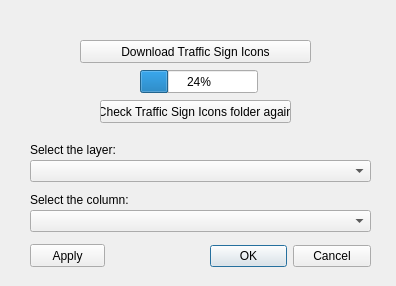
<?xml version="1.0" encoding="UTF-8"?>
<ui version="4.0">
 <class>mapillary_traffic_signsDialogBase</class>
 <widget class="QDialog" name="mapillary_traffic_signsDialogBase">
  <property name="geometry">
   <rect>
    <x>0</x>
    <y>0</y>
    <width>396</width>
    <height>286</height>
   </rect>
  </property>
  <property name="windowTitle">
   <string>Mapillary Traffic Signs</string>
  </property>
  <widget class="QDialogButtonBox" name="button_box">
   <property name="geometry">
    <rect>
     <x>210</x>
     <y>240</y>
     <width>161</width>
     <height>32</height>
    </rect>
   </property>
   <property name="orientation">
    <enum>Qt::Horizontal</enum>
   </property>
   <property name="standardButtons">
    <set>QDialogButtonBox::Cancel|QDialogButtonBox::Ok</set>
   </property>
  </widget>
  <widget class="QLabel" name="labelFolderStatus">
   <property name="geometry">
    <rect>
     <x>20</x>
     <y>10</y>
     <width>341</width>
     <height>20</height>
    </rect>
   </property>
   <property name="text">
    <string/>
   </property>
  </widget>
  <widget class="QPushButton" name="downloadTrafficSignIcons">
   <property name="geometry">
    <rect>
     <x>80</x>
     <y>40</y>
     <width>231</width>
     <height>23</height>
    </rect>
   </property>
   <property name="text">
    <string>Download Traffic Sign Icons</string>
   </property>
  </widget>
  <widget class="QPushButton" name="checkLabelFolderStatus">
   <property name="geometry">
    <rect>
     <x>100</x>
     <y>100</y>
     <width>191</width>
     <height>23</height>
    </rect>
   </property>
   <property name="text">
    <string>Check Traffic Sign Icons folder again</string>
   </property>
  </widget>
  <widget class="QProgressBar" name="downloadProgressBar">
   <property name="geometry">
    <rect>
     <x>140</x>
     <y>70</y>
     <width>118</width>
     <height>23</height>
    </rect>
   </property>
   <property name="value">
    <number>24</number>
   </property>
  </widget>
  <widget class="QComboBox" name="layerSelection">
   <property name="geometry">
    <rect>
     <x>30</x>
     <y>160</y>
     <width>341</width>
     <height>22</height>
    </rect>
   </property>
  </widget>
  <widget class="QComboBox" name="columnSelection">
   <property name="geometry">
    <rect>
     <x>30</x>
     <y>210</y>
     <width>341</width>
     <height>22</height>
    </rect>
   </property>
  </widget>
  <widget class="QLabel" name="label">
   <property name="geometry">
    <rect>
     <x>30</x>
     <y>140</y>
     <width>111</width>
     <height>20</height>
    </rect>
   </property>
   <property name="text">
    <string>Select the layer:</string>
   </property>
  </widget>
  <widget class="QLabel" name="label_2">
   <property name="geometry">
    <rect>
     <x>30</x>
     <y>190</y>
     <width>111</width>
     <height>20</height>
    </rect>
   </property>
   <property name="text">
    <string>Select the column:</string>
   </property>
  </widget>
  <widget class="QPushButton" name="applyButton">
   <property name="geometry">
    <rect>
     <x>30</x>
     <y>244</y>
     <width>75</width>
     <height>23</height>
    </rect>
   </property>
   <property name="text">
    <string>Apply</string>
   </property>
  </widget>
 </widget>
 <resources/>
 <connections>
  <connection>
   <sender>button_box</sender>
   <signal>accepted()</signal>
   <receiver>mapillary_traffic_signsDialogBase</receiver>
   <slot>accept()</slot>
   <hints>
    <hint type="sourcelabel">
     <x>20</x>
     <y>20</y>
    </hint>
    <hint type="destinationlabel">
     <x>20</x>
     <y>20</y>
    </hint>
   </hints>
  </connection>
  <connection>
   <sender>button_box</sender>
   <signal>rejected()</signal>
   <receiver>mapillary_traffic_signsDialogBase</receiver>
   <slot>reject()</slot>
   <hints>
    <hint type="sourcelabel">
     <x>20</x>
     <y>20</y>
    </hint>
    <hint type="destinationlabel">
     <x>20</x>
     <y>20</y>
    </hint>
   </hints>
  </connection>
 </connections>
</ui>
